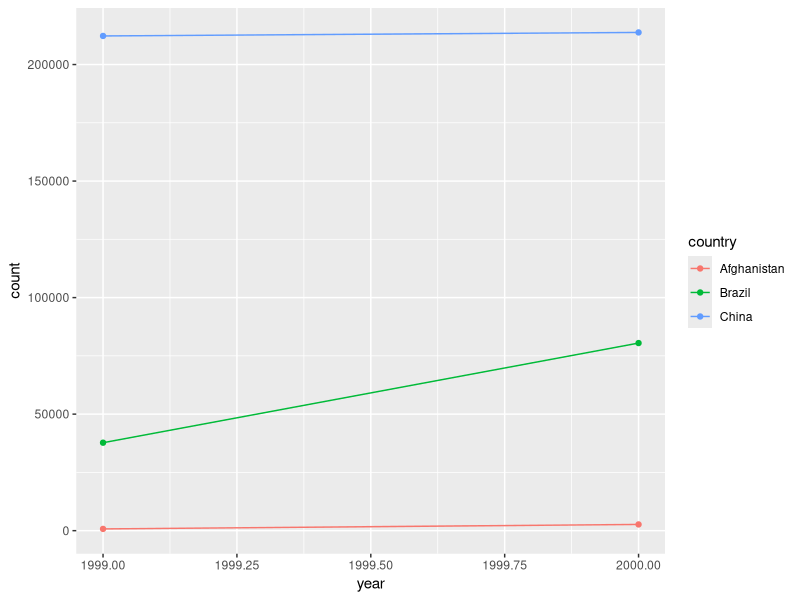
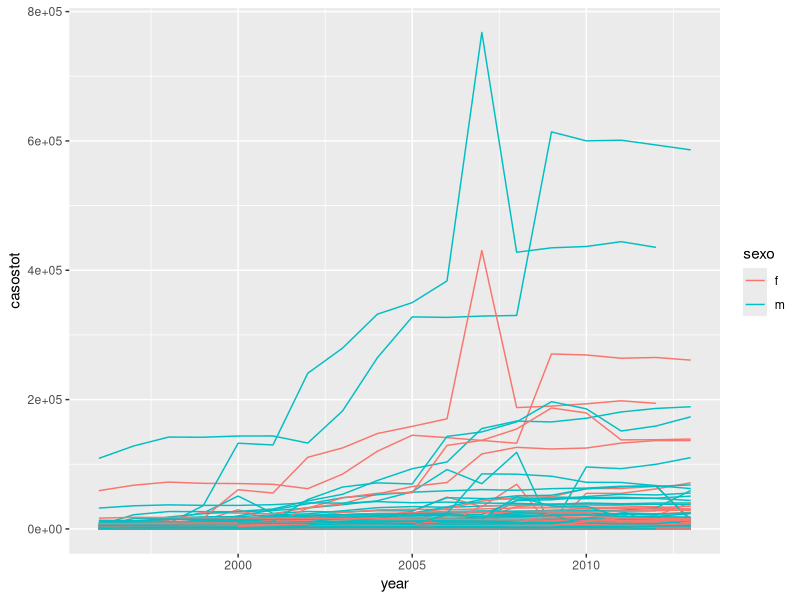

Recreate these plots in R, in order.
## ---- chunk 1
knitr::opts_chunk$set(echo = TRUE)
require(tidyverse)
## ---- chunk 2
table1

table2

table3


table4a  
table4b  

## ---- chunk 3
table2_casos <- table2 %>% filter(type=='cases') %>% rename(cases=count) %>% select(country,year,cases)

table2_pop <- table2 %>% filter(type=='population') %>% rename(population=count) %>% select(country,year,population)

table2_nova <- tibble(country= table2_casos$country, year=table2_casos$year, casos=table2_casos$cases, populacao = table2_pop$population) %>% mutate(prop= casos/populacao*10000) %>% select(country,year,prop)

# agora para armazenar na tabela antiga:

table2_aux <- table2_nova %>% mutate(type='cases_per_10000') %>% rename(count =prop)

table_2_nova <- bind_rows(table2,table2_aux)

table_2_nova %>% arrange(country,year,type,count)
## ---- chunk 4
table4c <- tibble(country =table4a$country,`1999`= table4a$`1999` / table4b$`1999` * 10000,
                  `2000` = table4a$`2000` / table4b$`2000` * 10000)
## ---- chunk 5
table2 %>% filter(type=='cases') %>% ggplot(aes(year,count)) + geom_line(aes(color=country))+ geom_point(aes(color=country))
## ---- chunk 6
table4a
## ---- chunk 7
(tidy4a <- table4a %>% pivot_longer(cols=c(`1999`,`2000`),names_to = 'year',values_to = 'cases'))
## ---- chunk 8
(tidy4b <- table4b %>% pivot_longer(cols=c(`1999`,`2000`),names_to = 'year', values_to='population'))
## ---- chunk 9
left_join(tidy4a,tidy4b)
## ---- chunk 10
table2
## ---- chunk 11
table2 %>% pivot_wider(names_from = type,values_from = count)
## ---- chunk 12
stocks <- tibble(
  year   = c(2015, 2015, 2016, 2016),
  half  = c(   1,    2,     1,    2),
  return = c(1.88, 0.59, 0.92, 0.17)
)
stocks %>% 
  pivot_wider(names_from = year, values_from = return) %>% 
  pivot_longer(`2015`:`2016`, names_to = "year", values_to = "return")
## ---- chunk 13
# table4a %>% 
#   pivot_longer(c(1999,2000), names_to = "year", values_to = "cases")
## ---- chunk 14
people <- tribble(
  ~name,             ~names,  ~values,
  #-----------------|--------|------
  "Phillip Woods",   "age",       45,
  "Phillip Woods",   "height",   186,
  "Phillip Woods",   "age",       50,
  "Jessica Cordero", "age",       37,
  "Jessica Cordero", "height",   156
)
## ---- chunk 15
people %>% mutate(id = c(1,1,2,3,3)) %>% pivot_wider(names_from = names,values_from=values) %>% arrange(id,name,age,height)
## ---- chunk 16
preg <- tribble(
  ~pregnant, ~male, ~female,
  "yes",     NA,    10,
  "no",      20,    12
)
## ---- chunk 17
preg %>% pivot_longer(cols = c(male,female),names_to = 'Sex',values_to = 'Count')
## ---- chunk 18
table3
## ---- chunk 19
table3 %>% separate(col = rate, into=c('cases','population'), sep='/')
## ---- chunk 20
table3 %>% separate(col = rate, into=c('cases','population'), sep='/',convert=T)
## ---- chunk 21
tb3n <- table3 %>% separate(col=year,into=c('Century','Year'),sep=2)
## ---- chunk 22
table5

table5 %>% unite(new,century,year,sep='')
## ---- chunk 23
tibble(x = c("a,b,c", "d,e,f,g", "h,i,j")) %>% 
  separate(x, c("one", "two", "three"),extra='warn') # Discarta os valores das linhas que a separação gera mais valores que colunas informadas e deixa um aviso

tibble(x = c("a,b,c", "d,e,f,g", "h,i,j")) %>% 
  separate(x, c("one", "two", "three"),extra = 'drop') # Discarta os valores das linhas que a separação gera mais valores que colunas informadas e não avisa

tibble(x = c("a,b,c", "d,e,f,g", "f,g,i")) %>% 
  separate(x, c("one", "two", "three"),extra='merge') # Os valores das linhas que tem mais valores ao separar que colunas informadas juntam na ultima célula

## ---- chunk 24
tibble(x = c("a,b,c", "d,e", "f,g,i")) %>% 
  separate(x, c("one", "two", "three"),fill='warn') # Preenche os valores para a direita com NA e deixa um aviso

tibble(x = c("a,b,c", "d,e", "f,g,i")) %>% 
  separate(x, c("one", "two", "three"),fill='right') # Preenche os valores NA para a direita e não avisa

tibble(x = c("a,b,c", "d,e", "f,g,i")) %>% 
  separate(x, c("one", "two", "three"),fill='left') # Preenche os valores NA na esquerda e não deixa aviso.
## ---- chunk 25
table3 %>% separate(year,c('Seculo','Ano'),sep=2,remove = F)
## ---- chunk 26
stocks <- tibble(
  year   = c(2015, 2015, 2015, 2015, 2016, 2016, 2016),
  qtr    = c(   1,    2,    3,    4,    2,    3,    4),
  return = c(1.88, 0.59, 0.35,   NA, 0.92, 0.17, 2.66)
)
## ---- chunk 27
stocks %>% 
  pivot_wider(names_from = year, values_from = return)

stocks %>% 
  pivot_wider(names_from = year, values_from = return) %>% 
  pivot_longer(
    cols = c(`2015`, `2016`), 
    names_to = "year", 
    values_to = "return", 
    values_drop_na = TRUE
  )
## ---- chunk 28
stocks

stocks %>% 
  complete(year, qtr)
## ---- chunk 29
treatment <- tribble(
  ~ person,           ~ treatment, ~response,
  "Derrick Whitmore", 1,           7,
  NA,                 2,           10,
  NA,                 3,           9,
  "Katherine Burke",  1,           4,
  NA,                 2,           7,
)
## ---- chunk 30
treatment %>% fill(person)
## ---- chunk 31
treatment %>% fill(person,.direction= "up")
## ---- chunk 32
(who_nova <- who %>% pivot_longer(new_sp_m014:newrel_f65,names_to = "grupo",values_to = "casos",values_drop_na = T))
## ---- chunk 33
who_nova2 <- who_nova %>% mutate(grupo = str_replace(grupo,'newrel','new_rel')) 
## ---- chunk 34
(who_nova3 <- who_nova2 %>% separate(grupo,c('novo','diagnóstico','sexoidade')))
## ---- chunk 35
(who_nova4 <- who_nova3 %>% separate(sexoidade,c('sexo','idade'),sep=1))
## ---- chunk 36
(who_tidy <- who_nova4 %>% select(-iso2,-iso3,-novo))
## ---- chunk 37
who %>%
  pivot_longer(
    cols = new_sp_m014:newrel_f65, 
    names_to = "key", 
    values_to = "cases", 
    values_drop_na = TRUE
  ) %>% 
  mutate(
    key = stringr::str_replace(key, "newrel", "new_rel")
  ) %>%
  separate(key, c("new", "var", "sexage")) %>% 
  select(-new, -iso2, -iso3) %>% 
  separate(sexage, c("sex", "age"), sep = 1)
## ---- chunk 38
(casos_who_gp <- who_tidy %>% group_by(country,year,sexo) %>% summarise(casostot = sum(casos)))
## ---- chunk 39
casos_who_gp %>% filter(year>1995) %>% unite(country_sex,country,sexo,remove=F) %>%  ggplot(aes(x=year,y=casostot,group=country_sex,color=sexo)) + geom_line()
